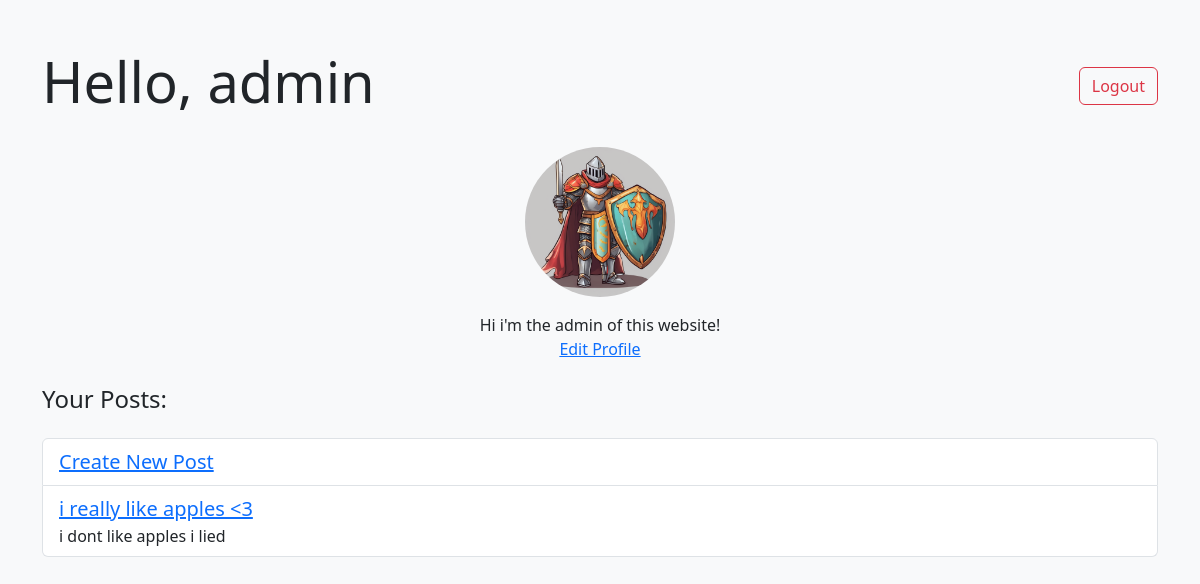
/accounts/profile/ (signed in), run on the app's committed database.
### accounts/models.py (models this page shows, shortened)
class Profile(models.Model):
    user = models.OneToOneField(User, on_delete=models.CASCADE)
    profile_picture = models.ImageField(upload_to='profile_pictures/', blank=True, null=True)
    bio =  models.TextField(default="")

class Post(models.Model):
    title = models.CharField(max_length=200)
    text = models.TextField()
    user = models.ForeignKey(User, on_delete=models.CASCADE)

### accounts/views.py (the view)
# urls.py: path('profile/', user_profile, name='profile'),
@login_required
def user_profile(request):
    user_posts = Post.objects.filter(user=request.user)
    try:
        profile = Profile.objects.get(user=request.user)
    except ObjectDoesNotExist:
        profile = None
    return render(request, 'accounts/profile.html', {'user':request.user, 'user_posts':user_posts, 'profile':profile})

### accounts/templates/accounts/profile.html (shortened to what this page needs)
{% load static %}
<!doctype html>
<html lang="en">
    <head>
        <link
            href="https://cdn.jsdelivr.net/npm/bootstrap@5.3.0-alpha1/dist/css/bootstrap.min.css"
            rel="stylesheet"
        />
    </head>
    <body class="bg-light">
        <div class="container mt-5">
            <div class="d-flex justify-content-between align-items-center mb-4">
                <h1 class="display-4 text-dark">Hello, {{ user.username }}</h1>
                <form method="POST" action="{% url 'logout' %}">
                    <button type="submit" class="btn btn-outline-danger">
                        Logout
                    </button>
                </form>
            </div>
            <div class="row mb-4 justify-content-center">
                <div class="col-md-4 text-center">
                    <div class="d-flex flex-column align-items-center">
                        {% if profile.profile_picture %}
                        <img
                            src="{{ profile.profile_picture.url }}"
                            alt="Profile Picture"
                            class="rounded-circle mb-3"
                            style="
                                width: 150px;
                                height: 150px;
                                object-fit: cover;
                            "
                        />
                        {% endif %}
                        <a>{{ profile.bio }}</a>
                    </div>
                    <a href="{% url 'edit_profile' %}">Edit Profile</a>
                </div>
            </div>
            <h2 class="h4 mb-4 text-dark">Your Posts:</h2>
            <ul class="list-group">
                <li
                    class="list-group-item d-flex justify-content-between align-items-center"
                >
                    <a
                        href="{% url 'create_post' %}"
                        class="text-primary font-weight-bold fs-5"
                    >
                        Create New Post
                    </a>
                </li>
                {% for post in user_posts %}
                <li
                    class="list-group-item d-flex flex-column justify-content-between align-items-start"
                >
                    <a
                        href="{% url 'post_detail' post.id %}"
                        class="text-primary font-weight-bold fs-5"
                    >
                        {{ post.title }}
                    </a>
                    {% if post.text|length > 100 %} {{ post.text|slice:":100"
                    }}... {% else %} {{ post.text }} {% endif %}
                </li>
                {% endfor %}
            </ul>
        </div>
    </body>
</html>

### data on the page
Profile: profile_picture (picture), bio "Hi i'm the admin of this website!"
Post: title "i really like apples <3", text "i dont like apples i lied"

### other printed values
{{ user.username }} "admin"
